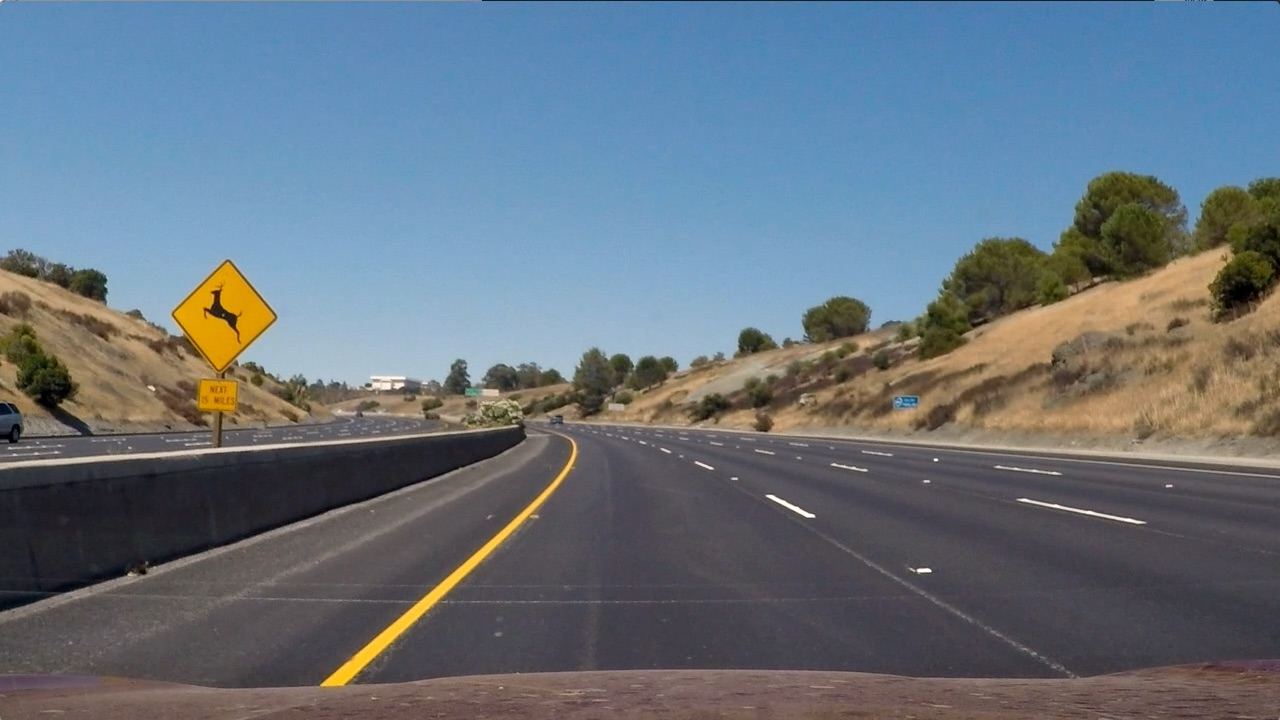
#> input picture P04_Advanced_Lane_Finding/test_images/test2.jpg, 1280 x 720 px, found by its file name
$ jupyter execute --allow-errors P5_Vehicle_Detection_and_Tracking.ipynb   (shell and % lines are left out)   (older library calls are emulated)
#> lines starting #> are read from the running program, lines starting #| are printed output that depends on the picture
[cell 1]
# Paths:

# Ubuntu:
project_path = '/home/mk/Desktop/T1/P5/'

# Paths:
model_path = project_path + 'model.pkl'
scaler_path = project_path + 'scaler.pkl'

data_nonvehicles_path = project_path + 'data/non-vehicles/*/*.png'
data_vehicles_path = project_path + 'data/vehicles/*/*.png'

image_var_1 = project_path + 'data/P4/test_images/test1.jpg'
image_var_2 = project_path + 'data/P4/test_images/test2.jpg'
image_var_3 = project_path + 'data/P4/test_images/test3.jpg'
image_var_4 = project_path + 'data/P4/test_images/test4.jpg'
image_var_5 = project_path + 'data/P4/test_images/test5.jpg'
image_var_6 = project_path + 'data/P4/test_images/test6.jpg'

test_video_var = project_path + 'data/test_video.mp4'
test_video_res_var = 'test_video_res_v.0.0.1.0.3+.mp4.mp4'
video_var = project_path + 'data/P4/project_video.mp4'
video_res_var = 'project_video_res_v.0.0.1.0.3+.mp4'

[cell 2]
# Imports:
from IPython.display import HTML
from moviepy.editor import *
import numpy as np
import cv2
import matplotlib.pyplot as plt
import matplotlib.image as mpimg
import glob
import time
from collections import deque
from random import random
import scipy.misc
from scipy.ndimage.measurements import label
#> (the rest of this cell did not finish here and is left out)

[cell 3]
class Params:

    def __init__(self,
                 # Lesson 26:
                 # performs under different binning scenarios
                 spatialX=32,
                 spatialY=32,
                 hist_bins=32,
                 bins_range=(0, 256),

                 # Lesson 27:
                 color_space='YCrCb', # Can be RGB, HSV, LUV, HLS, YUV, YCrCb
                 orient=12, #8 #9
                 pix_per_cell=8,
                 cell_per_block=2,
                 hog_channel='0',#0, # 0 # Can be 0, 1, 2, or 'ALL'

                 # Additional parameters:
                 classifier_img_size=(64,64),
                 window_inclusion_threshold=2.5,#2.05,#1.5,#2.1, #1,2,4
                 xy_windows=[ (48,48), (64,64), (96,96), (128,128), (192,192)],
                 # (64,64), (96,96), (128,128), (192,192), (256,256)
                 xy_overlaps=[(0.5,0.5)],#(0.25,0.25), (0.5,0.5)
                 track_frames=30,#10,#1, #5
                 heatmap_threshold=2.5,#1.0(tv),#0.9 (testvid) #0.7,#0.5,#0.3,# 0.1,#0.8,#2.1#0.9,#0.99,# 0.8,# 0.5, #1, # 0.5, #2 #8 ------------
                 spatial_feat=True,
                 hist_feat=True,
                 hog_feat=True,
                 C=0.0001,
                 box_color=(0, 0, 255),
                 box_thickness=6 ):
        """
        Parameter class init.
        """
        self.spatialX=spatialX
        self.spatialY=spatialY
        self.spatial_size=(spatialX,spatialY)

        self.hist_bins=hist_bins
        self.bins_range=bins_range
        self.color_space=color_space
        self.orient=orient
        self.pix_per_cell=pix_per_cell
        self.cell_per_block=cell_per_block
        self.hog_channel=hog_channel
        self.classifier_img_size=classifier_img_size
        self.window_inclusion_threshold=window_inclusion_threshold
        self.xy_windows=xy_windows
        self.xy_overlaps=xy_overlaps
        self.track_frames=track_frames
        self.heatmap_threshold=heatmap_threshold
        self.spatial_feat=spatial_feat
        self.hist_feat=hist_feat
        self.hog_feat=hog_feat
        self.C=C
        self.box_color=box_color
        self.box_thickness=box_thickness

[cell 4]
# Lesson 5. Manual vehicle detection
# Lesson 32. Search and classify
# [106 lines left out: functions draw_boxes, color_hist, bin_spatial, get_hog_features, slide_window, not called in this run]

[cell 5]
# Lesson 34. Multiple detections & false positives
class CarHeatmapLabels:

    def __init__(self,
                 track_frame_number,
                 heatmap_threshold):
        self.heatmap_threshold=heatmap_threshold
        self.track_frame_number=track_frame_number
        self.frames = deque(maxlen=track_frame_number)

    # [55 lines left out: functions track_cars, add_heat, apply_threshold, draw_labeled_bboxes, not called in this run]

[cell 6]
# [110 lines left out: functions hog_visualization, single_img_features, extract_features, not called in this run]

[cell 7]
# Extended version of code in:
# Lesson 26. Color Classify
# Lesson 27. HOG Classify
# Lesson 32. Search and classify
def classify( data_vehicles_path,
             data_nonvehicles_path,
             model_path,
             scaler_path,
             hog_vis,
             params ):

    # Load cars and notcars:
#> called with model_path = '/home/mk/Desktop/T1/P5/model.pkl', scaler_path = '/home/mk/Desktop/T1/P5/scaler.pkl', hog_vis = True
    images_cars = glob.glob( data_vehicles_path )
    cars = []
    for image in images_cars:
        cars.append( image )

    images_notcars = glob.glob( data_nonvehicles_path )
    notcars = []
    for image in images_notcars:
        notcars.append( image )

    # Reduce the sample size because HOG features are slow to compute
    # The quiz evaluator times out after 13s of CPU time
    #sample_size = 500
    #cars = cars[0:sample_size]
    #notcars = notcars[0:sample_size]

    if hog_vis==True:
        hog_vis_cars_ind = np.random.randint(0, len(cars))
        hog_vis_car_image = mpimg.imread(cars[hog_vis_cars_ind])
        hog_vis_car_features = single_img_features( img=hog_vis_car_image, params=params, hog_vis=hog_vis )
        hog_vis_notcars_ind = np.random.randint(0, len(notcars))
        hog_vis_notcar_image = mpimg.imread(notcars[hog_vis_notcars_ind])
        hog_vis_notcar_features = single_img_features( img=hog_vis_notcar_image, params=params, hog_vis=hog_vis )

    car_features = extract_features( imgs=cars, params=params, hog_vis=False)
    notcar_features = extract_features( imgs=notcars, params=params, hog_vis=False)

    # Create an array stack of feature vectors
    X = np.vstack((car_features, notcar_features)).astype(np.float64)

    # Fit a per-column scaler and save scaler:
    X_scaler = StandardScaler().fit(X)
    joblib.dump(X_scaler, scaler_path)

    # Apply the scaler to X
    scaled_X = X_scaler.transform(X)

    # Define the labels vector
    y = np.hstack((np.ones(len(car_features)), np.zeros(len(notcar_features))))

    # Split up data into randomized training and test sets
    rand_state = np.random.randint(0, 100)
    X_train, X_test, y_train, y_test = train_test_split( scaled_X, y, test_size=0.2, random_state=rand_state )

    print('Using:',params.orient,'orientations; ',params.pix_per_cell, 'pixels per cell; ',
          params.cell_per_block,'cells per block; (', params.spatialX,',',params.spatialY, ') spatial bins;',
         params.hist_bins, 'histogram_bins.')
    print('Feature vector length:', len(X_train[0]))

    # Use a linear SVC
    svc = LinearSVC(C=params.C)

    # Check the training time for the SVC
    t=time.time()
    svc.fit(X_train, y_train)
    t2 = time.time()
    print(round(t2-t, 2), 'Seconds to train SVC...')

    # Check the score of the SVC
    print('Test Accuracy of SVC = ', round(svc.score(X_test, y_test), 4))
    print('Train Accuracy of SVC = ', round(svc.score(X_train, y_train), 4))

    # Save classifier:
    joblib.dump(svc, model_path)

    # Check the prediction time for a single sample
    t=time.time()
    n_predict = 10
    print('My SVC predicts: ', svc.predict(X_test[0:n_predict]))
    print('For these',n_predict, 'labels: ', y_test[0:n_predict])
    t2 = time.time()
    print(round(t2-t, 5), 'Seconds to predict', n_predict,'labels with SVC')

[cell 8]
# Partially based on search_windows() from Lesson 32. Search and classify
# Define a function you will pass an image to be searched
# [57 lines left out: functions search_windows_with_cars_in_image, search_image, not called in this run]

[cell 9]
# Extended version of code in Lesson 32. Search and classify
# [35 lines left out: function image_process_func, not called in this run]

[cell 10]
# Video processing:
# [11 lines left out: function video_process_func, not called in this run]

[cell 11]
# Run everything:

[cell 12]
params = Params()

#> (a cell that did not finish here is left out)

#> (a cell that did not finish here is left out)

#> (a cell that did not finish here is left out)

[cell 16]
carHeatmapLabels = CarHeatmapLabels( track_frame_number=params.track_frames,
                  heatmap_threshold=params.heatmap_threshold )
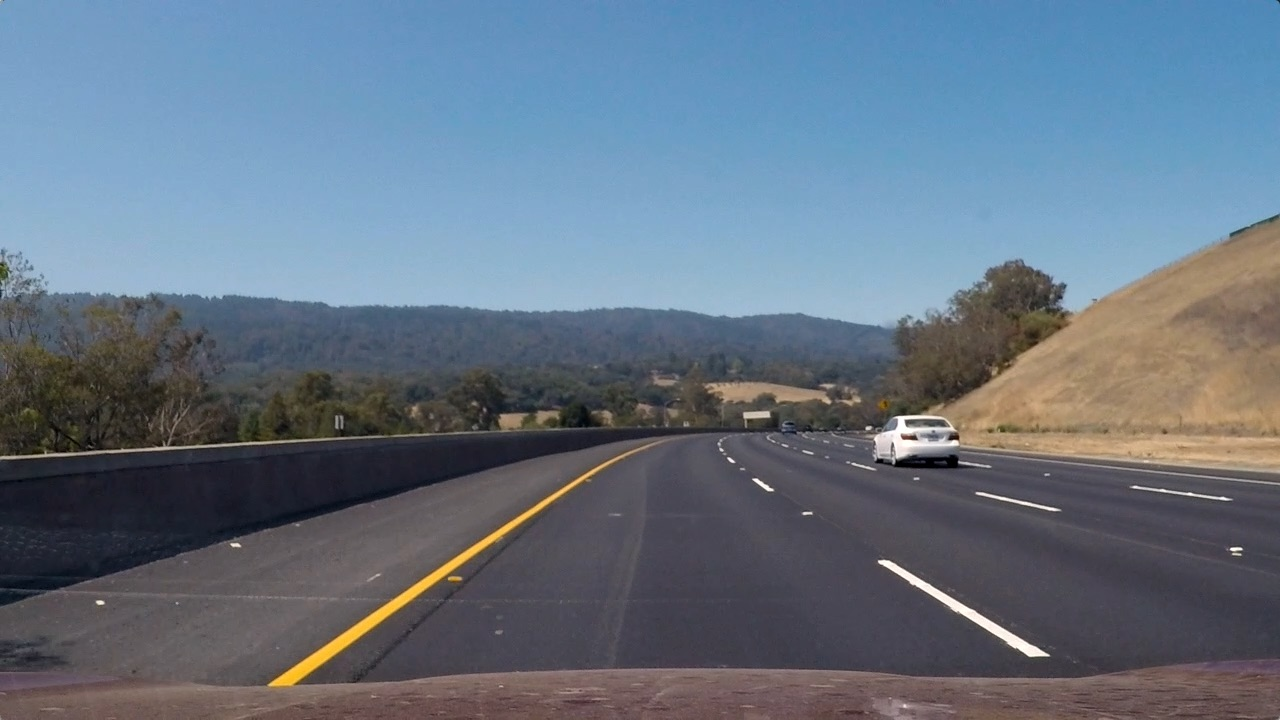
#> input picture P04_Advanced_Lane_Finding/test_images/test3.jpg, 1280 x 720 px, found by its file name
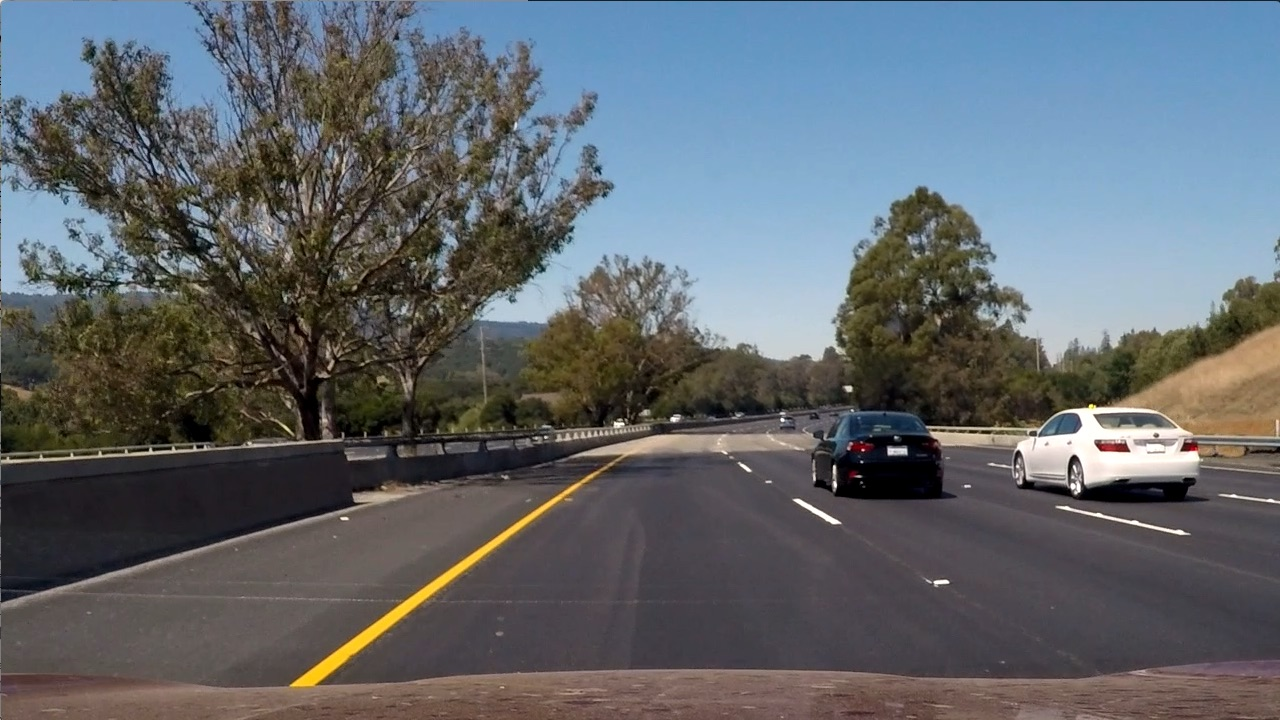
#> input picture P04_Advanced_Lane_Finding/test_images/test6.jpg, 1280 x 720 px, found by its file name

#> (a cell that did not finish here is left out)

#> (a cell that did not finish here is left out)

#> (a cell that did not finish here is left out)
